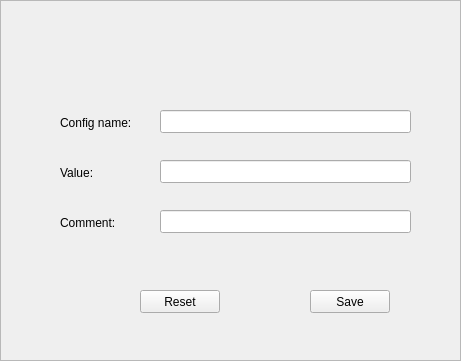
  <widget class="QFrame" name="addconfig_frame">
   <property name="geometry">
    <rect>
     <x>260</x>
     <y>150</y>
     <width>461</width>
     <height>361</height>
    </rect>
   </property>
   <property name="frameShape">
    <enum>QFrame::StyledPanel</enum>
   </property>
   <property name="frameShadow">
    <enum>QFrame::Raised</enum>
   </property>
   <widget class="QLabel" name="configsettings_create_name_label">
    <property name="geometry">
     <rect>
      <x>60</x>
      <y>107</y>
      <width>91</width>
      <height>31</height>
     </rect>
    </property>
    <property name="text">
     <string>Config name:</string>
    </property>
   </widget>
   <widget class="QLabel" name="configsettings_value_name_label">
    <property name="geometry">
     <rect>
      <x>60</x>
      <y>165</y>
      <width>57</width>
      <height>15</height>
     </rect>
    </property>
    <property name="text">
     <string>Value:</string>
    </property>
   </widget>
   <widget class="QLabel" name="configsettings_comment_name_label">
    <property name="geometry">
     <rect>
      <x>60</x>
      <y>215</y>
      <width>71</width>
      <height>16</height>
     </rect>
    </property>
    <property name="text">
     <string>Comment:</string>
    </property>
   </widget>
   <widget class="QLineEdit" name="configsettings_name_line">
    <property name="geometry">
     <rect>
      <x>160</x>
      <y>110</y>
      <width>251</width>
      <height>23</height>
     </rect>
    </property>
   </widget>
   <widget class="QLineEdit" name="configsettings_value_line">
    <property name="geometry">
     <rect>
      <x>160</x>
      <y>160</y>
      <width>251</width>
      <height>23</height>
     </rect>
    </property>
   </widget>
   <widget class="QLineEdit" name="configsettings_comment_line">
    <property name="geometry">
     <rect>
      <x>160</x>
      <y>210</y>
      <width>251</width>
      <height>23</height>
     </rect>
    </property>
   </widget>
   <widget class="QPushButton" name="configsettings_createcancel_button">
    <property name="geometry">
     <rect>
      <x>140</x>
      <y>290</y>
      <width>80</width>
      <height>23</height>
     </rect>
    </property>
    <property name="text">
     <string>Reset</string>
    </property>
   </widget>
   <widget class="QPushButton" name="configsettings_createsave_button">
    <property name="geometry">
     <rect>
      <x>310</x>
      <y>290</y>
      <width>80</width>
      <height>23</height>
     </rect>
    </property>
    <property name="text">
     <string>Save</string>
    </property>
   </widget>
  </widget>
